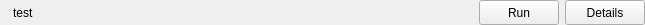
<?xml version="1.0" encoding="UTF-8"?>
<ui version="4.0">
 <class>StatusCommonWidget</class>
 <widget class="QWidget" name="StatusCommonWidget">
  <property name="geometry">
   <rect>
    <x>0</x>
    <y>0</y>
    <width>645</width>
    <height>25</height>
   </rect>
  </property>
  <property name="sizePolicy">
   <sizepolicy hsizetype="MinimumExpanding" vsizetype="Minimum">
    <horstretch>0</horstretch>
    <verstretch>0</verstretch>
   </sizepolicy>
  </property>
  <property name="windowTitle">
   <string>Form</string>
  </property>
  <layout class="QGridLayout" name="gridLayout">
   <property name="leftMargin">
    <number>0</number>
   </property>
   <property name="topMargin">
    <number>0</number>
   </property>
   <property name="rightMargin">
    <number>0</number>
   </property>
   <property name="bottomMargin">
    <number>0</number>
   </property>
   <item row="0" column="0">
    <widget class="QLabel" name="testIconLabel">
     <property name="sizePolicy">
      <sizepolicy hsizetype="Minimum" vsizetype="Minimum">
       <horstretch>0</horstretch>
       <verstretch>0</verstretch>
      </sizepolicy>
     </property>
     <property name="text">
      <string/>
     </property>
    </widget>
   </item>
   <item row="0" column="1">
    <widget class="QLabel" name="testNameLabel">
     <property name="text">
      <string>test</string>
     </property>
    </widget>
   </item>
   <item row="0" column="2">
    <spacer name="horizontalSpacer">
     <property name="orientation">
      <enum>Qt::Horizontal</enum>
     </property>
     <property name="sizeHint" stdset="0">
      <size>
       <width>432</width>
       <height>20</height>
      </size>
     </property>
    </spacer>
   </item>
   <item row="0" column="3">
    <widget class="QPushButton" name="runPushButton">
     <property name="sizePolicy">
      <sizepolicy hsizetype="Minimum" vsizetype="Minimum">
       <horstretch>0</horstretch>
       <verstretch>0</verstretch>
      </sizepolicy>
     </property>
     <property name="text">
      <string>Run</string>
     </property>
    </widget>
   </item>
   <item row="0" column="4">
    <widget class="QPushButton" name="detailsPushButton">
     <property name="sizePolicy">
      <sizepolicy hsizetype="Minimum" vsizetype="Minimum">
       <horstretch>0</horstretch>
       <verstretch>0</verstretch>
      </sizepolicy>
     </property>
     <property name="text">
      <string>Details</string>
     </property>
    </widget>
   </item>
  </layout>
 </widget>
 <resources/>
 <connections/>
</ui>
